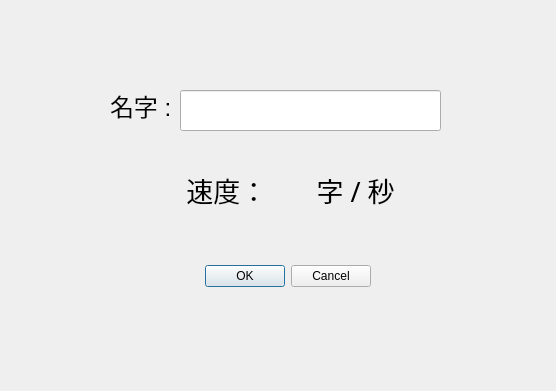
<?xml version="1.0" encoding="UTF-8"?>
<ui version="4.0">
 <class>RecordRank</class>
 <widget class="QDialog" name="RecordRank">
  <property name="geometry">
   <rect>
    <x>0</x>
    <y>0</y>
    <width>556</width>
    <height>391</height>
   </rect>
  </property>
  <property name="windowTitle">
   <string>Dialog</string>
  </property>
  <widget class="QDialogButtonBox" name="check">
   <property name="geometry">
    <rect>
     <x>-20</x>
     <y>260</y>
     <width>391</width>
     <height>32</height>
    </rect>
   </property>
   <property name="layoutDirection">
    <enum>Qt::LeftToRight</enum>
   </property>
   <property name="orientation">
    <enum>Qt::Horizontal</enum>
   </property>
   <property name="standardButtons">
    <set>QDialogButtonBox::Cancel|QDialogButtonBox::Ok</set>
   </property>
  </widget>
  <widget class="QLabel" name="wpmLabel">
   <property name="geometry">
    <rect>
     <x>60</x>
     <y>170</y>
     <width>461</width>
     <height>39</height>
    </rect>
   </property>
   <property name="font">
    <font>
     <family>微軟正黑體</family>
     <pointsize>20</pointsize>
    </font>
   </property>
   <property name="text">
    <string>速度：       字 / 秒</string>
   </property>
   <property name="alignment">
    <set>Qt::AlignCenter</set>
   </property>
  </widget>
  <widget class="QLabel" name="label">
   <property name="geometry">
    <rect>
     <x>110</x>
     <y>80</y>
     <width>121</width>
     <height>51</height>
    </rect>
   </property>
   <property name="font">
    <font>
     <family>Arial</family>
     <pointsize>18</pointsize>
    </font>
   </property>
   <property name="text">
    <string>名字 :</string>
   </property>
  </widget>
  <widget class="QLineEdit" name="nameEdit">
   <property name="geometry">
    <rect>
     <x>180</x>
     <y>90</y>
     <width>261</width>
     <height>41</height>
    </rect>
   </property>
  </widget>
 </widget>
 <resources/>
 <connections>
  <connection>
   <sender>check</sender>
   <signal>accepted()</signal>
   <receiver>RecordRank</receiver>
   <slot>accept()</slot>
   <hints>
    <hint type="sourcelabel">
     <x>248</x>
     <y>254</y>
    </hint>
    <hint type="destinationlabel">
     <x>157</x>
     <y>274</y>
    </hint>
   </hints>
  </connection>
  <connection>
   <sender>check</sender>
   <signal>rejected()</signal>
   <receiver>RecordRank</receiver>
   <slot>reject()</slot>
   <hints>
    <hint type="sourcelabel">
     <x>316</x>
     <y>260</y>
    </hint>
    <hint type="destinationlabel">
     <x>286</x>
     <y>274</y>
    </hint>
   </hints>
  </connection>
 </connections>
</ui>
